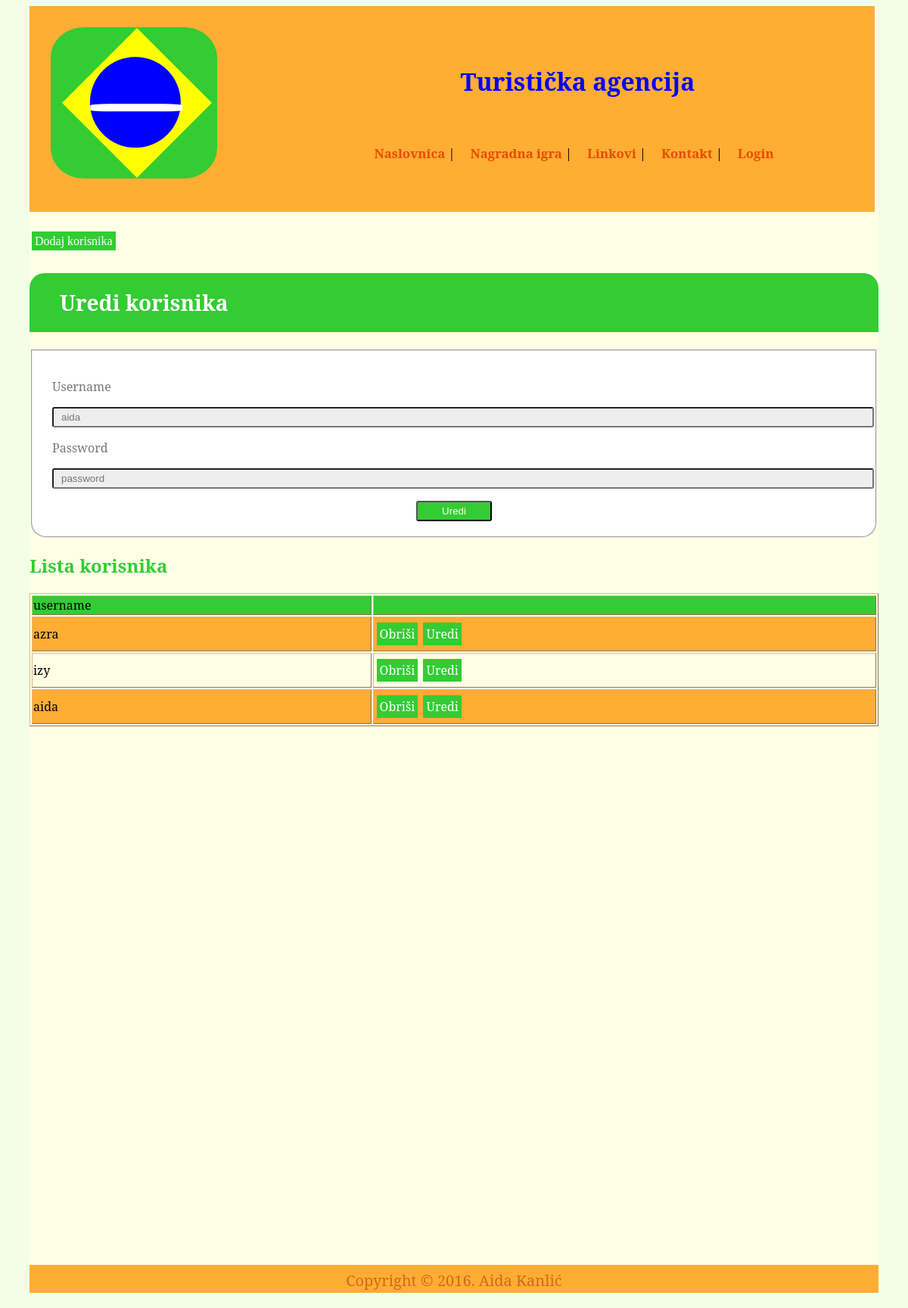
The app's page /admin.php?uredi=true&korisnik_id=3 with its own data.
### tables this page shows
CREATE TABLE IF NOT EXISTS `korisnici` (
  `id` int(11) NOT NULL AUTO_INCREMENT,
  `username` varchar(45) NOT NULL,
  `password` char(32) NOT NULL,
  PRIMARY KEY (`id`)
);

### admin.php (the view, shortened to what this page needs)
<?php
	$postoji = isset($_SESSION['valid']) ? true : false;
	$admin = isset($_SESSION['admin']) ? true : false;
	$dodaj = isset($_GET['dodaj']) ? true : false;
	$uredi = isset($_GET['uredi']) ? true : false;
	$dsn = 'mysql:dbname=wtbaza;host=127.0.0.1';
    $user = 'root';
    $password = '';
    try{
        $konekcija = new PDO($dsn, $user, $password);
     } catch (PDOException $e) {
          echo 'Konekcija nije uspjela: ' . $e->getMessage();
        }
    $konekcija->exec("set names utf8");
?>
<!DOCTYPE html>
<html>
<head>
  <link rel="stylesheet" type="text/css" href="Stil.css">
</head>
<body>
<div id="okvir">
	<div id="zaglavlje">
		<div class="wrap">
  			<div class="logoWrap"></div>
		</div>
		<h1>Turistička agencija</h1>
		<div id="meni">
			<ul>
				<li><a href="index.php">Naslovnica</a> |</li>
				<li><a href="Nagradna.php">Nagradna igra</a> |</li>
				<li><a href="Linkovi.php">Linkovi</a> |</li>
				<li><a href="Kontakt.php">Kontakt</a> |</li>
				<?php if($postoji){
				echo "<li><a href='Login.php'>Uredi profil</a> |</li>" .
					 "<li><a href='index.php?autor=".$_SESSION['id'] ."'>Moje novosti <div id='notifikacija'></div></a> |</li>".
					 "<li><a href='unesiNovost.php'>Unesi novost</a> |</li>";
				if($admin)
					echo "<li><a href='admin.php'>Admin</a> |</li>";
				echo "<li><a href='index.php' onclick='odjaviSe()'>Odjavi se</a> </li>";
				}
				else echo "<li><a href='Login.php'>Login</a> </li>";
				?>
			</ul>
		</div>
	</div>
	<div id="tabelaDio">
		<?php
			if(!$dodaj)
				echo "<div class='adminButton'><a href='admin.php?dodaj=true'>Dodaj korisnika</a></div>";
	      	?>
	      	<?php if($uredi){
		 		 $query = $konekcija->prepare("select username, password from korisnici where id=?");
		         $query->bindValue(1, $_GET['korisnik_id'], PDO::PARAM_STR);
		         $query->execute();
		        foreach ($query as $user) {
		        	$username = $user['username'];
		        }
		    ?>
			<div id="login">
			<h2><span class="fontawesome-lock"></span>Uredi korisnika</h2>
	        <form action="admin.php?uredi=true&korisnik_id=<?=$_GET['korisnik_id']?>" method="post">
	          <fieldset>
	            <p><label for="username">Username</label></p>
	            <p><input type="text" name="username" placeholder="username" value=<?=$username?>></p>
	            <p><label for="password">Password</label></p>
	            <p><input type="password" name="password" placeholder="password"></p>
	            <p><input type="submit" value="Uredi" name="uredi"></p>
	          </fieldset>
	        </form>
	      	</div>
	      	<?php }?>
		<h2>Lista korisnika</h2>
		<table>
			<tr id="prviRed">
				<td>username</td>
				<td></td>
			</tr>
			<?php
	    	$query = $konekcija->query("select id, username, password from korisnici");
			foreach ($query as $korisnik) {
				if($korisnik['username']!='admin')
				echo "<tr>
				<td>".$korisnik['username']."</td>
				<td><div class='adminButton'><a href='admin.php?obrisi=true&korisnik_id=".$korisnik['id']."'>Obriši</a>
				<a href='admin.php?uredi=true&korisnik_id=".$korisnik['id']."'>Uredi</a></div></td>
				</tr>";
			}
			?>
		</table>
	</div>
	<p id = "copyright">Copyright &copy; 2016. Aida Kanlić</p>
</div>
</body>
</html>

### Stil.css (style rules this page uses)
.wrap { height: 200px; width: 220px; background:#33cc33; position: relative; overflow:hidden; border-radius:20%; margin-left: 2%; margin-top: 2%; }
.logoWrap { height: 140px; position: absolute; top: 15%; left: 20%; width: 140px; transform: rotate(45deg); background: yellow; transition:all 0.8s; margin-left:auto; margin-right:auto; }
.logoWrap:before { content: ""; position: absolute; height: 120px; width: 120px; background: blue; top: 8%; bottom: 3%; left: 6%; border-radius: 50%; transition: all 0.8s; }
.logoWrap:after { content: ""; position: absolute; height: 10px; width: 122px; background: white; top: 50%; left: 9%; transform: rotate(-45deg); transition: all 0.8s; border-radius: 20% }
html { background-color: #f2ffe6; }
#okvir { background-color:#ffffe6; width: 1122px; margin-left:auto; margin-right:auto; }
h1 { margin-left: 51%; margin-top: -150px; font-family: 'Noto Serif', serif; color: blue; text-decoration: blink; font-weight: bold; }
p { font-family: 'Noto Serif', serif; }
#zaglavlje { background-color:#ffad33; padding:6px; margin:0px; height: 260px; margin-right: 5px; }
#meni li { display:inline; padding:18px; font-family: 'Noto Serif', serif; }
#meni { padding: 80px; background-color:#ffad33; margin-left: 30%; height: 0px; margin-top: -5%; }
#meni a { color: #e64d00; font-family: 'Noto Serif', serif; text-decoration: none; font-weight: bold; font-size: 105%; }
ul li { margin-bottom: 20px; margin-left: -20px; font-family: 'Noto Serif', serif; }
#tabelaDio { margin-bottom: 712px; }
h2 { color: #33cc33; font-family: 'Noto Serif', serif; }
table,td { border: 1px outset #DEB887; }
#prviRed { background-color:#33cc33; }
table { width: 1122px; margin-left:auto; margin-right:auto; font-family: 'Noto Serif', serif; }
table tr:nth-child(even) { background-color: #ffad33; }
table tr:nth-child(odd) { background-color:#ffffe6; }
#copyright { background-color: #ffad33; color: #D2691E; text-align: center; font-size: 20px; clear: both; height: 30px; padding-top: 7px; margin-left: -10px; margin-right: -10px; width: 1122px; margin-left:auto; margin-right:auto; font-family: 'Noto Serif', serif; float: bottom; }
#login h2 { background: #33cc33; border-radius: 20px 20px 0 0; color:#fff; font-size: 28px; padding: 20px 26px; }
#login fieldset { background: #fff; border-radius: 0 0 20px 20px; padding: 20px 26px; }
#login fieldset p { color: #777; margin-bottom: 14px; }
#login fieldset p:last-child { margin-bottom: 0; }
#login fieldset input { border-radius: 3px; }
#login fieldset input[type="text"], #login fieldset input[type="password"] { background: #eee; color: #777; padding: 4px 10px; width: 100%; }
#login fieldset input[type="submit"] { background: #33cc33; color: #fff; display: block; margin: 0 auto; padding: 4px 0; width: 100px; }
.adminButton { padding: 10px 0px; }
.adminButton a { background: #33cc33; color: #fff; display: inline; margin: 0 auto; padding: 4px; border: none; margin-left: 3px; text-decoration: none; }

### records on screen
korisnici: username "aida"
korisnici: username "azra"
korisnici: username "izy"
